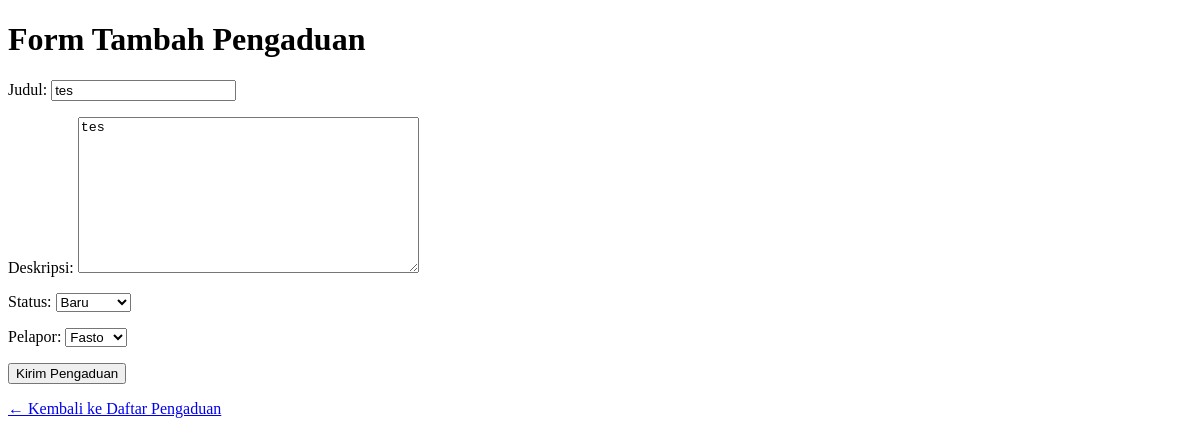
The app's page /warga/pengaduan/2/edit/, older data.
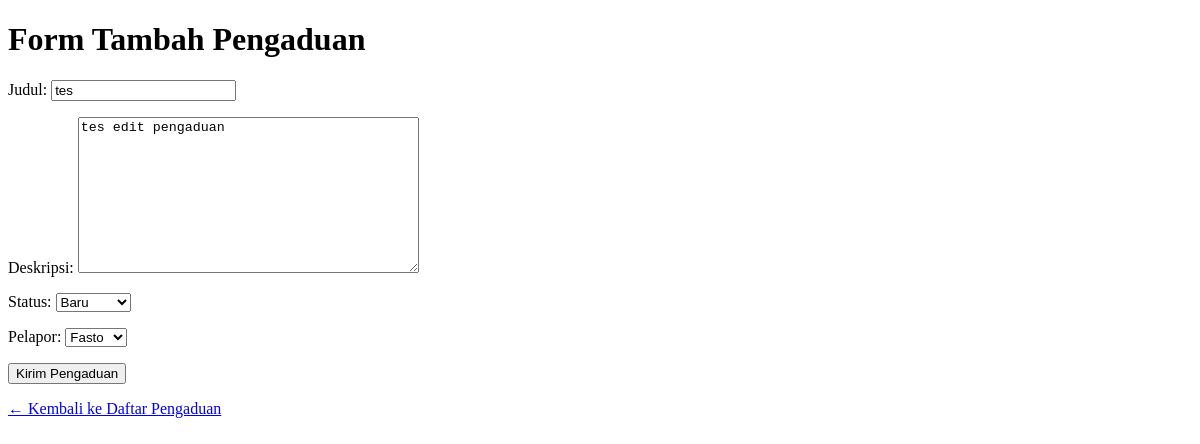
The same page, newer data.
### warga/models.py (models this page shows, shortened)
class Pengaduan(models.Model):
    STATUS_CHOICES = [
        ('BARU', 'Baru'),
        ('DIPROSES', 'Diproses'),
        ('SELESAI', 'Selesai'),
    ]
    judul = models.CharField(max_length=200)
    deskripsi = models.TextField()
    status = models.CharField(max_length=10, choices=STATUS_CHOICES, default='BARU')
    tanggal_pengaduan = models.DateTimeField(auto_now_add=True)
    pelapor = models.ForeignKey(Warga, on_delete=models.CASCADE, related_name='pengaduan')

### warga/views.py (the view)
# urls.py: path('pengaduan/<int:pk>/edit/', PengaduanUpdateView.as_view(), name='pengaduan_edit'),
class PengaduanUpdateView(UpdateView):
    model = Pengaduan
    form_class = PengaduanForm
    template_name = 'warga/pengaduan_form.html'
    success_url = '/warga/pengaduan/'

### warga/forms.py
class PengaduanForm(forms.ModelForm):
    class Meta:
        model = Pengaduan
        fields = ['judul', 'deskripsi', 'status', 'pelapor']

### warga/models.py (called while the page is built)
    def __str__(self):
        return self.nama_lengkap

### warga/templates/warga/pengaduan_form.html (shortened to what this page needs)
<!DOCTYPE html>
<html lang="id">
<head>
</head>
<body>
    <h1>Form Tambah Pengaduan</h1>
    <form method="post">
        {{ form.as_p }}
        <button type="submit">Kirim Pengaduan</button>
    </form>
    <p><a href="{% url 'pengaduan_list' %}">← Kembali ke Daftar Pengaduan</a></p>
</body>
</html>

Row changes from the older to the newer data that the page shows:
changed Pengaduan "tes": deskripsi "tes" → "tes edit pengaduan"
